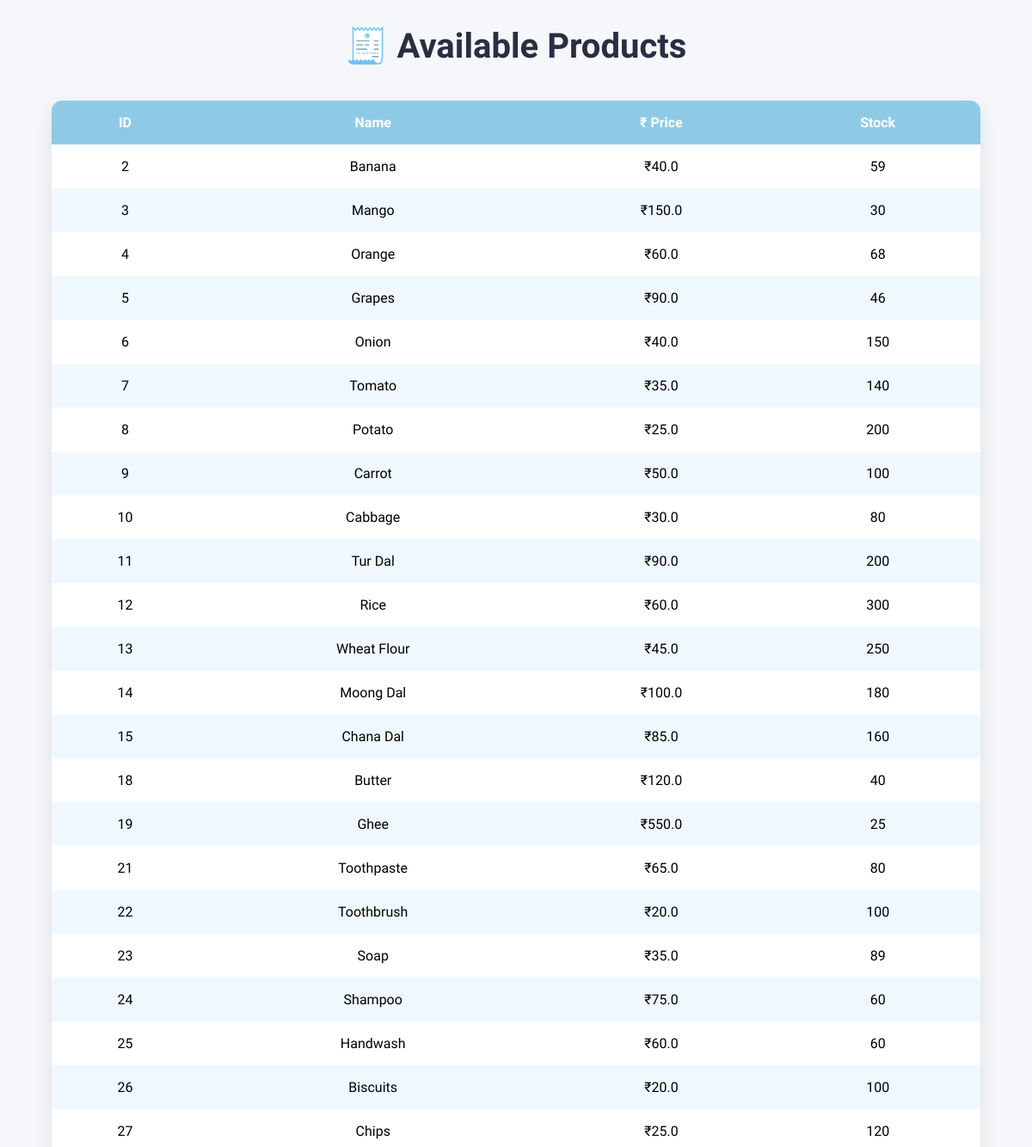
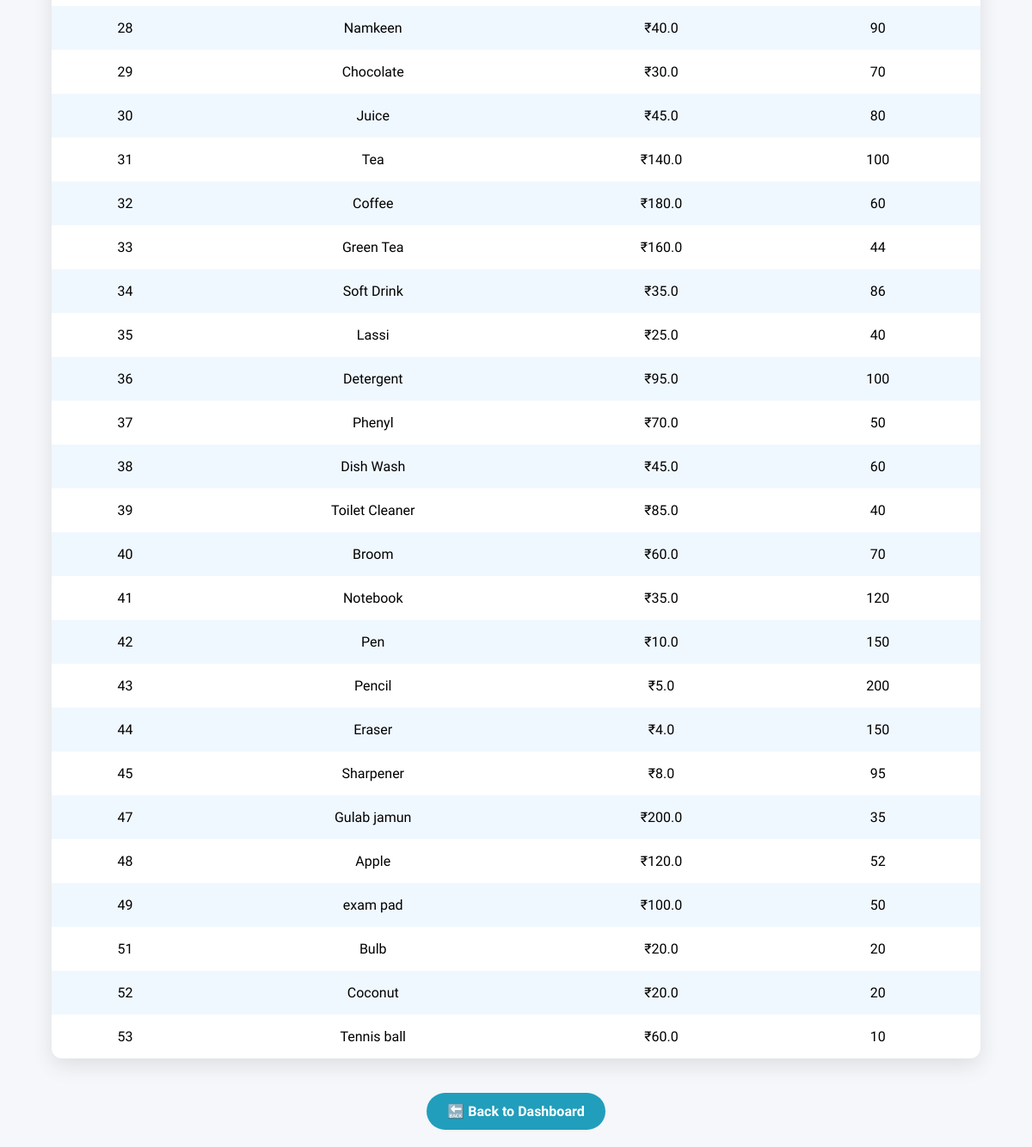
Page /cashier/view_products on the earlier database version (2 pictures, top to bottom).
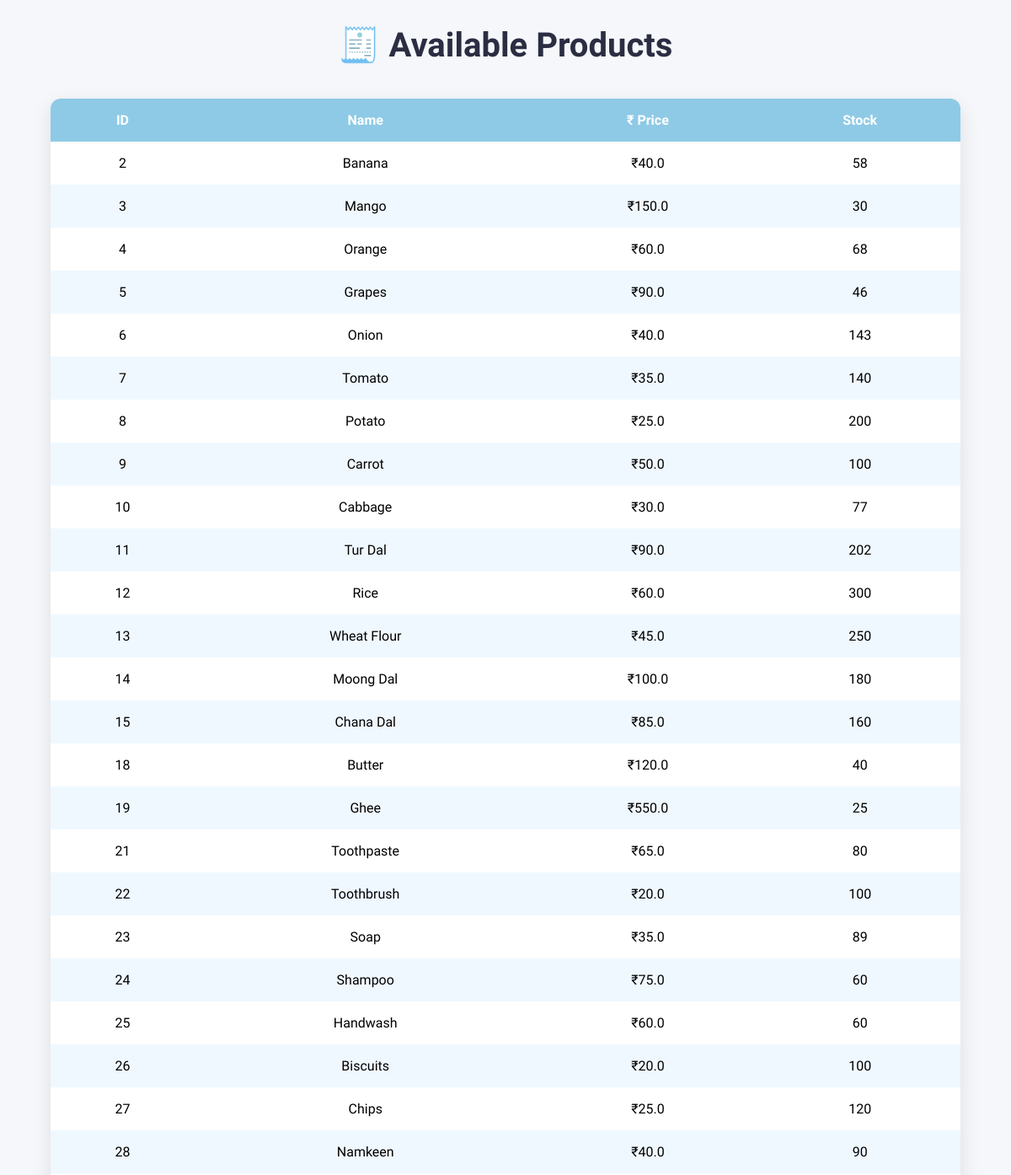
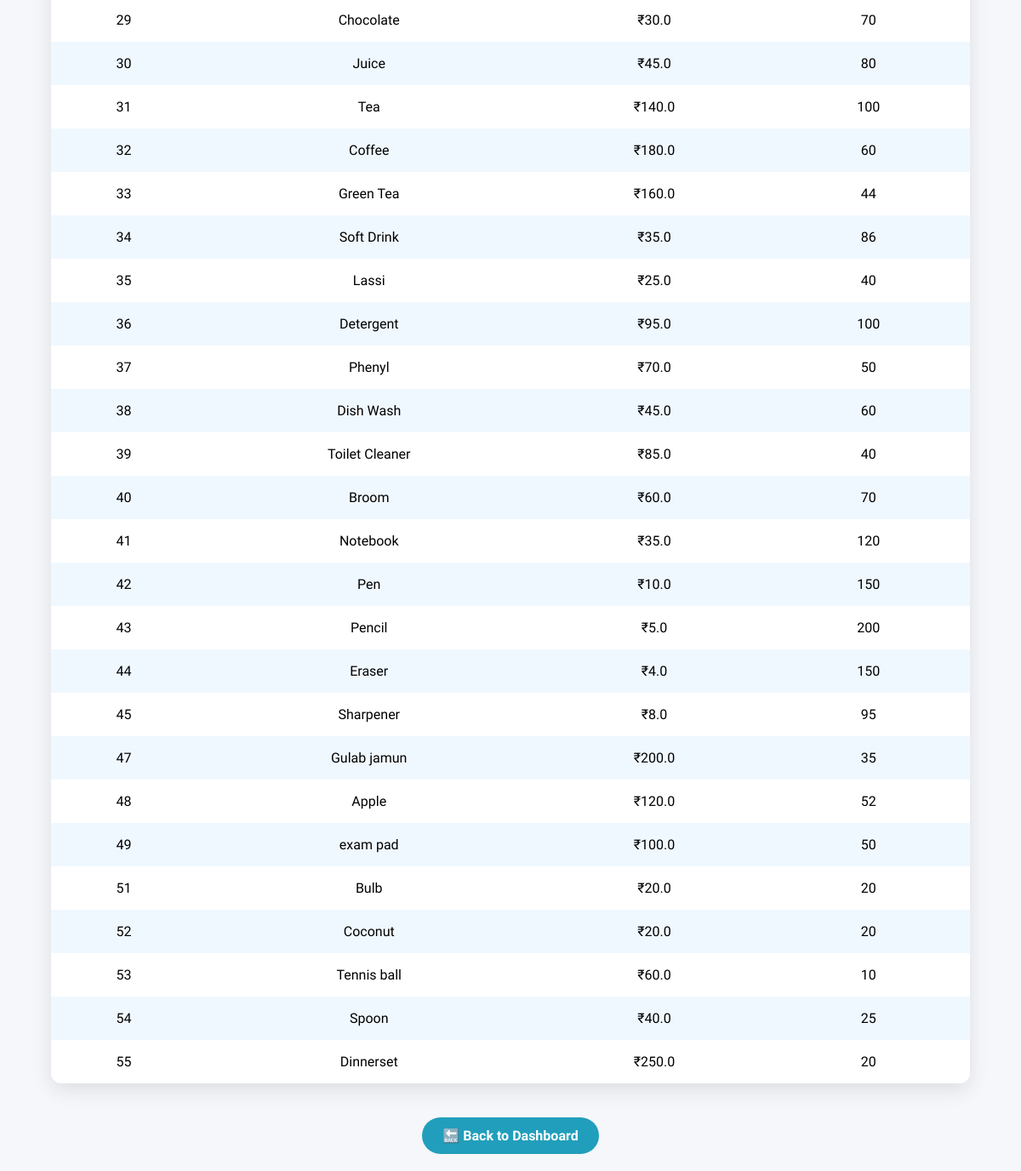
Same page on the later database version (2 pictures, top to bottom).
### tables this page shows
CREATE TABLE products(
            id INTEGER PRIMARY KEY AUTOINCREMENT,
            name TEXT NOT NULL,
            description TEXT,
            price REAL NOT NULL,
            stock INTEGER NOT NULL,
            expiry_date TEXT,
            unit TEXT NOT NULL,
            image_url TEXT,
            category TEXT
        );

### app.py (the view)
@app.route('/cashier/view_products')
def cashier_view_products():
    conn = sqlite3.connect("grocery.db")
    cursor = conn.cursor()
    cursor.execute("SELECT id, name, price, stock,image_url FROM products")
    products = cursor.fetchall()
    conn.close()
    return render_template('cashier_view_products.html', products=products)

### templates/cashier_view_products.html (shortened to what this page needs)
<!DOCTYPE html>
<html lang="en">
<head>
</head>
<body>
    <h2>🧾 Available Products</h2>
    <div class="table-container">
        <table>
            <thead>
                <tr>
                    <th>ID</th>
                    <th>Name</th>
                    <th>₹ Price</th>
                    <th>Stock</th>
                </tr>
            </thead>
            <tbody>
                {% for product in products %}
                <tr class="product-row">
                    <td>
                        {{ product[0] }}
                    </td>
                    <td>{{ product[1] }}</td>
                    <td>₹{{ product[2] }}</td>
                    <td>{{ product[3] }}</td>
                </tr>
                {% endfor %}
            </tbody>
        </table>
    </div>
    <a href="/cashier">🔙 Back to Dashboard</a>
</body>
</html>

### templates/cashier_view_products.html (style rules this page uses)
body { background: #f5f7fa; font-family: 'Josefin Sans', sans-serif; margin: 0; padding: 0; }
h2 { text-align: center; color: #2b2d42; margin-top: 30px; font-size: 2.5rem; }
.table-container { width: 90%; margin: 40px auto; position: relative; }
table { width: 100%; border-collapse: collapse; background-color: #ffffff; box-shadow: 0 8px 24px rgba(0, 0, 0, 0.1); border-radius: 12px; overflow: hidden; }
thead { background-color: #8ecae6; color: #ffffff; }
th, td { padding: 16px 20px; text-align: center; font-size: 1rem; position: relative; }
tr:nth-child(even) { background-color: #f0f8ff; }
.product-row { position: relative; }
a { display: block; width: max-content; margin: 20px auto; text-decoration: none; background: #219ebc; color: white; padding: 12px 24px; border-radius: 25px; font-weight: bold; transition: background 0.3s ease; }

Differences in the rows shown:
changed products "Banana": stock "59" → "58"
changed products "Onion": stock "150" → "143"
changed products "Cabbage": stock "80" → "77"
changed products "Tur Dal": stock "200" → "202"
added products: id "54", name "Spoon", price "40.0", stock "25"
added products: id "55", name "Dinnerset", price "250.0", stock "20"
